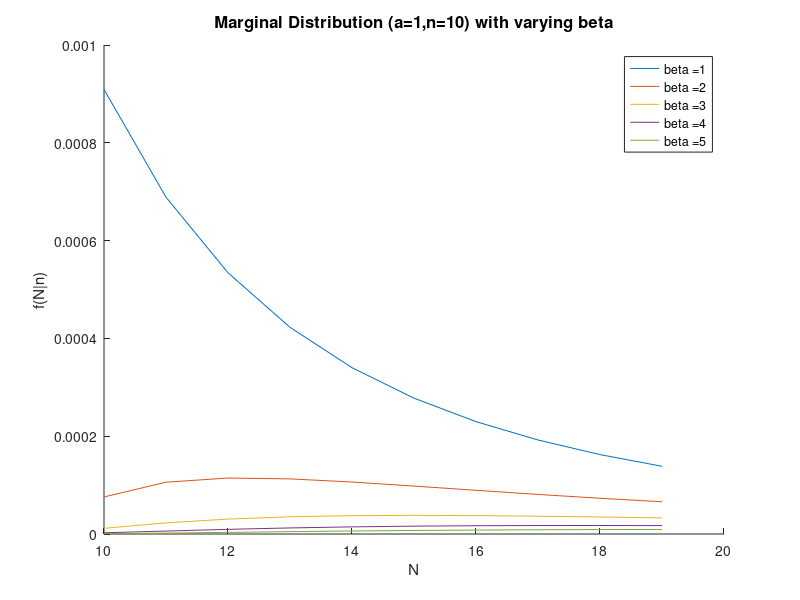
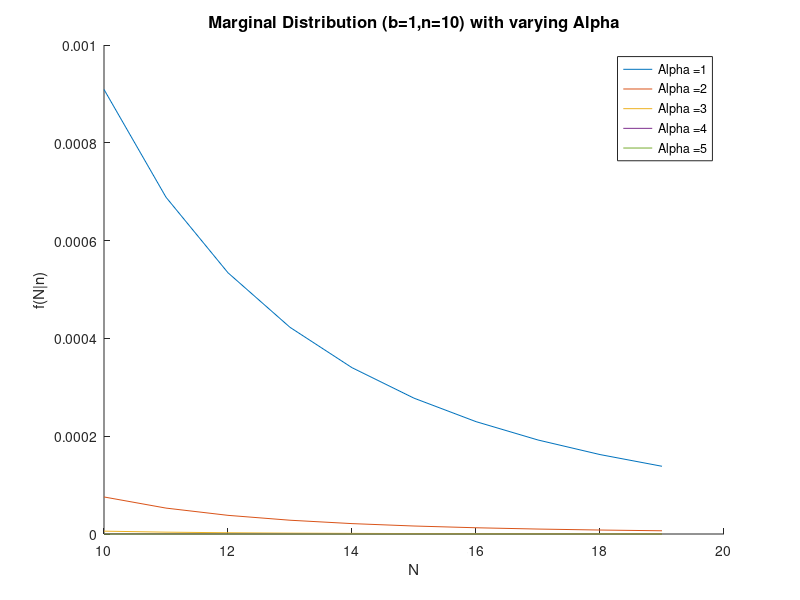
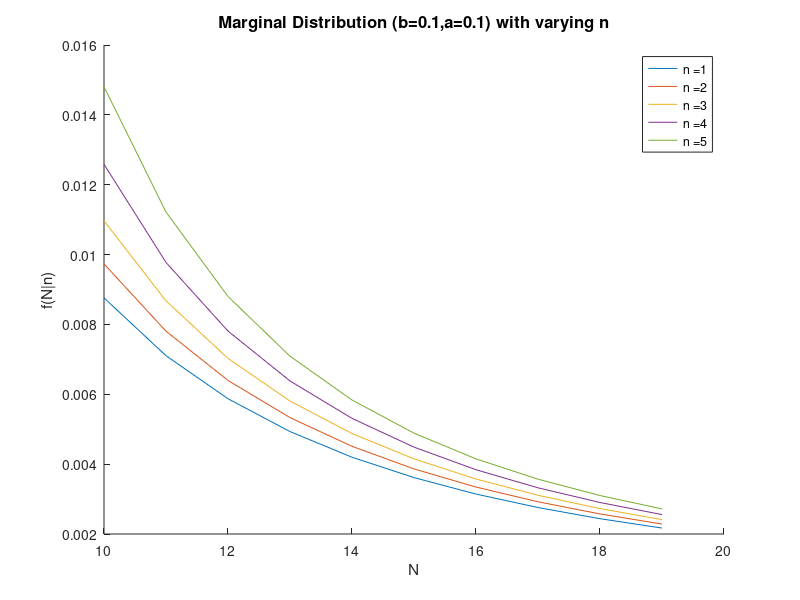

MATLAB code to generate these figures, in order:
clc;
clear all;

%% Varying with beta
hold on;
for b = 1:5
    n = 10;
    a = 1;
    y = zeros(1,10);
    x = linspace(10,19,10);
    for N = 10:19
        answer = factorial(N-1)*gamma(N-n+b);
        answer = answer/(N*factorial(N-n)*gamma(N+a+b));
        y(N-9) = answer;
    end
    plot(x,y);
    if b == 1
        str = {strcat('beta = ' , num2str(1))};
    else
        str = [str , strcat('beta = ' , num2str(b))];
    end
end
xlabel('N')
ylabel('f(N|n)')
title('Marginal Distribution (a=1,n=10) with varying beta','Fontsize',12);
legend(str{:});
saveas(gcf,'beta-hyperparameter.pdf')
hold off;

%% Varying with alpha
clf("reset")
hold on;
A = linspace(1,5,5);
for i = 1:5
    n = 10;
    b = 1;
    a = A(i);
    y = zeros(1,10);
    x = linspace(10,19,10);
    for N = 10:19
        answer = factorial(N-1)*gamma(N-n+b);
        answer = answer/(N*factorial(N-n)*gamma(N+a+b));
        y(N-9) = answer;
    end
    plot(x,y);
    if i == 1
        str = {strcat('Alpha = ' , num2str(a))};
    else
        str = [str , strcat('Alpha = ' , num2str(a))];
    end
end
xlabel('N')
ylabel('f(N|n)')
title('Marginal Distribution (b=1,n=10) with varying Alpha','Fontsize',12)
legend(str{:});
saveas(gcf,'alpha-hyperparameter.pdf')
hold off;

%% With Varying n
clf("reset")
hold on;
b = 0.1;
a = 0.1;
for i = 1:5
    y = zeros(1,10);
    x = linspace(10,19,10);
    for N = 10:19
        answer = factorial(N-1)*gamma(N-i+b);
        answer = answer/(N*factorial(N-i)*gamma(N+a+b));
        y(N-9) = answer;
    end
    plot(x,y);
    if i == 1
        str = {strcat('n = ' , num2str(i))};
    else
        str = [str , strcat('n = ' , num2str(i))];
    end
end
xlabel('N')
ylabel('f(N|n)')
title('Marginal Distribution (b=0.1,a=0.1) with varying n','Fontsize',12)
legend(str{:});
saveas(gcf,'n-parameter.pdf')
hold off;

